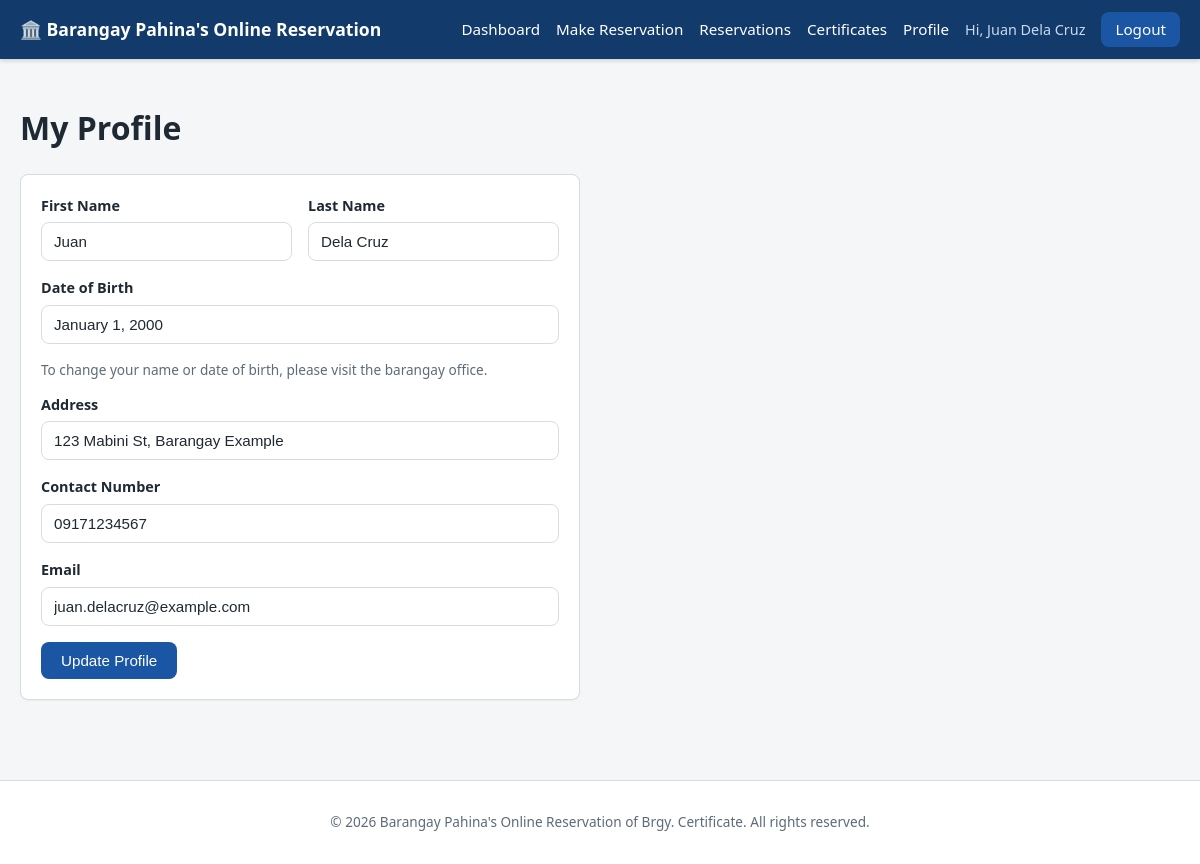
Screenshot of /resident/profile.php (signed in) with the database file from the repository.
### tables this page shows
CREATE TABLE residents (
    id INT AUTO_INCREMENT PRIMARY KEY,
    user_id INT NOT NULL,
    first_name VARCHAR(50) NOT NULL,
    middle_name VARCHAR(50) DEFAULT NULL,
    last_name VARCHAR(50) NOT NULL,
    date_of_birth DATE NOT NULL,
    address VARCHAR(255) NOT NULL,
    contact_number VARCHAR(20) NOT NULL,
    created_at DATETIME NOT NULL DEFAULT CURRENT_TIMESTAMP,
    updated_at DATETIME NOT NULL DEFAULT CURRENT_TIMESTAMP ON UPDATE CURRENT_TIMESTAMP,
    FOREIGN KEY (user_id) REFERENCES users(id) ON DELETE CASCADE,
    INDEX idx_resident_name (last_name, first_name),
    INDEX idx_contact (contact_number)
);

CREATE TABLE users (
    id INT AUTO_INCREMENT PRIMARY KEY,
    username VARCHAR(50) NOT NULL UNIQUE,
    email VARCHAR(100) NOT NULL UNIQUE,
    password VARCHAR(255) NOT NULL,      
    role ENUM('resident','staff','admin') NOT NULL DEFAULT 'resident',
    status ENUM('active','disabled') NOT NULL DEFAULT 'active',
    created_at DATETIME NOT NULL DEFAULT CURRENT_TIMESTAMP,
    updated_at DATETIME NOT NULL DEFAULT CURRENT_TIMESTAMP ON UPDATE CURRENT_TIMESTAMP,
    INDEX idx_email (email),
    INDEX idx_username (username)
);

### includes/functions.php (called while the page is built, shortened)
<?php
function h(?string $value): string
{
    return htmlspecialchars($value ?? '', ENT_QUOTES, 'UTF-8');
}
function formatDate(?string $date): string
{
    $ts = strtotime($date);
    return $ts ? date('F j, Y', $ts) : $date;
}
function getResidentByUserId(PDO $pdo, int $userId): ?array
{
    $stmt = $pdo->prepare('SELECT * FROM residents WHERE user_id = ?');
    $stmt->execute([$userId]);
    $row = $stmt->fetch();
    return $row ?: null;
}

### resident/profile.php (the view, shortened to what this page needs)
<?php
require_once __DIR__ . '/../config/database.php';
require_once __DIR__ . '/../includes/functions.php';
$resident = getResidentByUserId($pdo, $_SESSION['user_id']);
$stmt = $pdo->prepare('SELECT * FROM users WHERE id = ?');
$stmt->execute([$_SESSION['user_id']]);
$user = $stmt->fetch();
require_once __DIR__ . '/../includes/header.php';
?>
<h1>My Profile</h1>
<div class="card" style="max-width:560px;">
    <form method="post">
        <div class="form-row">
            <div class="form-group">
                <label>First Name</label>
                <input type="text" value="<?= h($resident['first_name']) ?>" disabled>
            </div>
            <div class="form-group">
                <label>Last Name</label>
                <input type="text" value="<?= h($resident['last_name']) ?>" disabled>
            </div>
        </div>
        <div class="form-group">
            <label>Date of Birth</label>
            <input type="text" value="<?= formatDate($resident['date_of_birth']) ?>" disabled>
        </div>
        <p class="form-hint">To change your name or date of birth, please visit the barangay office.</p>
        <div class="form-group">
            <label for="address">Address</label>
            <input type="text" id="address" name="address" value="<?= h($resident['address']) ?>">
        </div>
        <div class="form-group">
            <label for="contact_number">Contact Number</label>
            <input type="tel" id="contact_number" name="contact_number" value="<?= h($resident['contact_number']) ?>">
        </div>
        <div class="form-group">
            <label for="email">Email</label>
            <input type="email" id="email" name="email" value="<?= h($user['email']) ?>">
        </div>
        <button type="submit" class="btn">Update Profile</button>
    </form>
</div>
<?php require_once __DIR__ . '/../includes/footer.php'; ?>

### css/style.css (style rules this page uses)
:root { --blue-dark: #123a6b; --blue: #1a56a3; --blue-light: #e8f0fb; --gray-light: #f4f6f8; --gray-border: #d6dce3; --text-dark: #1f2933; --text-muted: #5c6b7a; --white: #ffffff; --green: #1e7e34; --yellow: #a86b00; --red: #b02a2a; --radius: 8px; }
* { box-sizing: border-box; }
body { margin: 0; font-family: "Segoe UI", Arial, Helvetica, sans-serif; background: var(--gray-light); color: var(--text-dark); line-height: 1.5; }
.card { background: var(--white); border: 1px solid var(--gray-border); border-radius: var(--radius); padding: 20px; margin-bottom: 20px; box-shadow: 0 1px 2px rgba(0,0,0,0.04); }
.page-container .form-group { margin-bottom: 16px; }
.page-container label { display: block; margin-bottom: 6px; font-weight: 600; font-size: 0.9rem; }
.page-container input[type=text], .page-container input[type=email], .page-container input[type=password], .page-container input[type=date], .page-container input[type=tel], .page-container input[type=time], .page-container select, .page-container textarea { width: 100%; padding: 10px 12px; border: 1px solid var(--gray-border); border-radius: var(--radius); font-size: 0.95rem; background: var(--white); color: var(--text-dark); }
.form-row { display: flex; gap: 16px; flex-wrap: wrap; }
.form-row .form-group { flex: 1; min-width: 200px; }
.form-hint { color: var(--text-muted); font-size: 0.85rem; }
.btn { display: inline-block; padding: 10px 20px; background: var(--blue); color: var(--white); border: none; border-radius: var(--radius); font-size: 0.95rem; cursor: pointer; text-align: center; }

### rows the page displays
residents: first_name "Juan", last_name "Dela Cruz", date_of_birth "January 1, 2000", address "123 Mabini St, Barangay Example", contact_number "09171234567"
users: email "juan.delacruz@example.com"

### other values shown
$_SESSION['display_name'] "Juan Dela Cruz"
